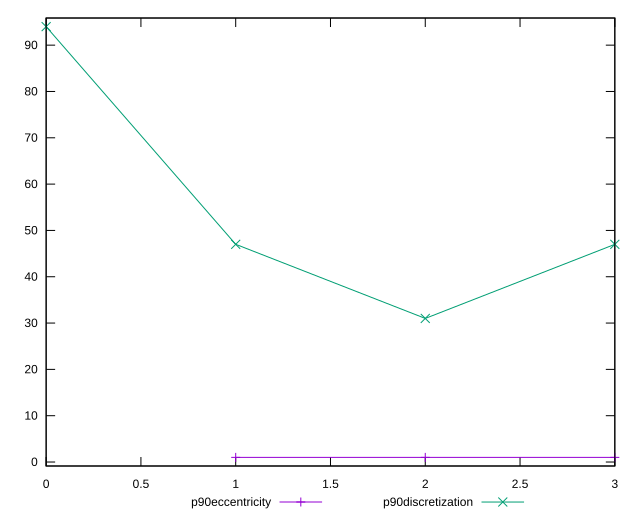

Write the gnuplot code that produced this figure.
reset

$p90Eccentricity <<EOF
1 0.9999999999999989
2 1.0000000000000002
3 1.0000000000000049
EOF

$p90Discretization <<EOF
0 94
1 47
2 31
3 47
EOF

set key outside below
set xrange [0:3]
set yrange [-0.8600000000000012:95.86]
set trange [-0.8600000000000012:95.86]
set terminal svg size 640, 520 enhanced background rgb 'white'
set output "reports/report_00027_2021-02-24T12-40-31.850Z/dom-size/progression/eccentricity.svg"

plot $p90Eccentricity title "p90eccentricity" with linespoints, \
     $p90Discretization title "p90discretization" with linespoints

reset
